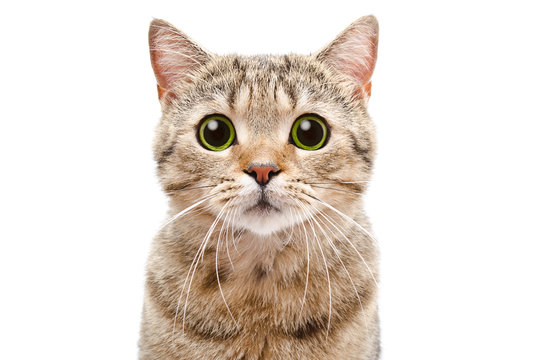
#> input picture cat.jpg, 543 x 360 px, found by its file name
$ python Thresholding.py
#> lines starting #> are read from the running program, lines starting #| are printed output that depends on the picture; after the words box and inside, x2 and y2 are one past the last pixel; in counts of white or black regions, pixels touching at a corner belong together
import cv2

image = cv2.imread('Images/cat.jpg')
#> image is the input picture: shape (360, 543, 3); mean B, G, R 210.6, 219.2, 229
gray_image = cv2.cvtColor(image, cv2.COLOR_BGR2GRAY)
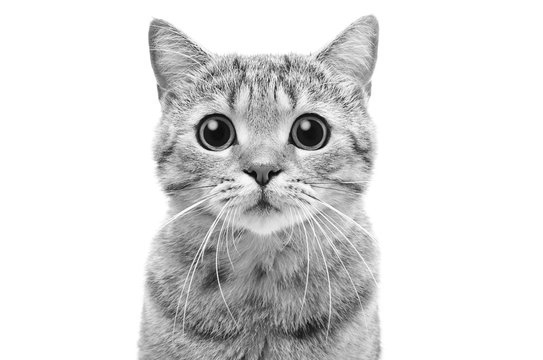
#> gray_image: shape (360, 543); min 0, max 255, mean 221.1

#Binary Thresholding
#All pixel valus above 127 will be converted to 255 (white), and below to 0 (black)
_, thresholded_image = cv2.threshold(gray_image, 127 , 255, cv2.THRESH_BINARY)
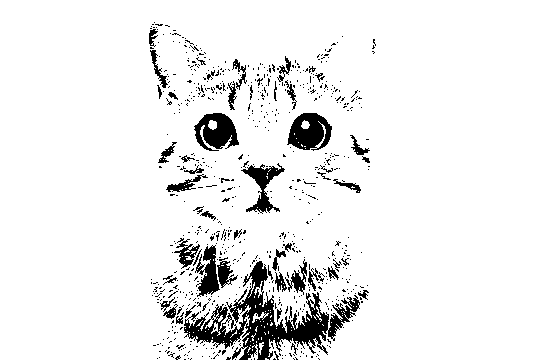
#> thresholded_image: shape (360, 543); 92.6% white; 710 black regions (657 under 20 px), largest, box (x1, y1, x2, y2) and area: (184, 261, 360, 360) 5166, (287, 113, 332, 151) 1147, (194, 113, 239, 151) 1085
_, thresholded_image2 = cv2.threshold(gray_image, 175 , 255, cv2.THRESH_BINARY)
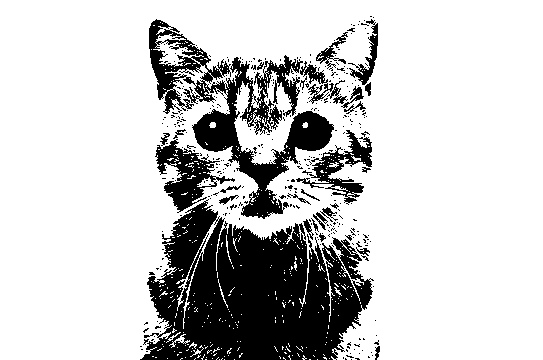
#> thresholded_image2: shape (360, 543); 79% white; 355 black regions (327 under 20 px), largest, box (x1, y1, x2, y2) and area: (140, 199, 374, 360) 23691, (149, 19, 334, 219) 10059, (155, 139, 235, 213) 2123
_, thresholded_image3 = cv2.threshold(gray_image, 200, 100, cv2.THRESH_BINARY)
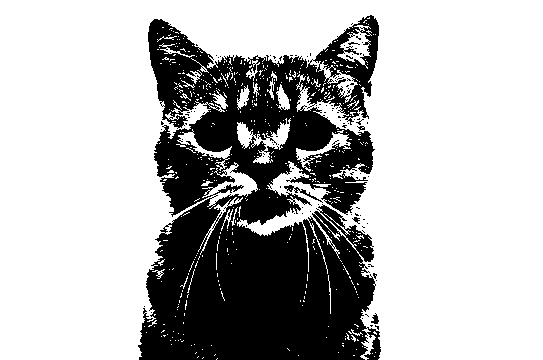
#> thresholded_image3: shape (360, 543); values 0 (black) and 100 (white), 71.5% white; 120 black regions (115 under 20 px), largest, box (x1, y1, x2, y2) and area: (138, 15, 381, 360) 55220, (284, 185, 323, 203) 118, (371, 313, 379, 324) 49, (352, 217, 360, 224) 27, (357, 126, 365, 131) 21
_, thresholded_image4 = cv2.threshold(gray_image, 220 , 25, cv2.THRESH_BINARY)
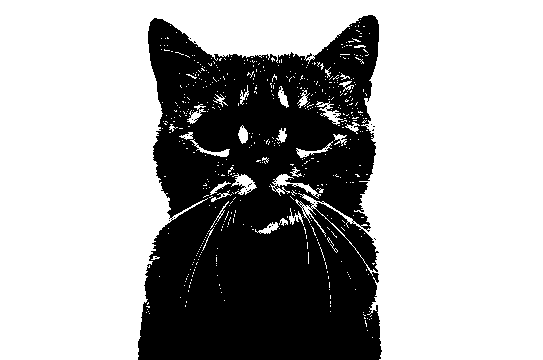
#> thresholded_image4: shape (360, 543); values 0 (black) and 25 (white), 66.7% white; 26 black regions (25 under 20 px), largest, box (x1, y1, x2, y2) and area: (138, 15, 382, 360) 65092

cv2.imshow('Grayscale Image', gray_image)

cv2.imshow('Thresholded Image', thresholded_image)
cv2.imshow('Thresholded Image 2', thresholded_image2)
cv2.imshow('Thresholded Image 3', thresholded_image3)
cv2.imshow('Thresholded Image 4', thresholded_image4)

cv2.waitKey(0)

cv2.destroyAllWindows()
